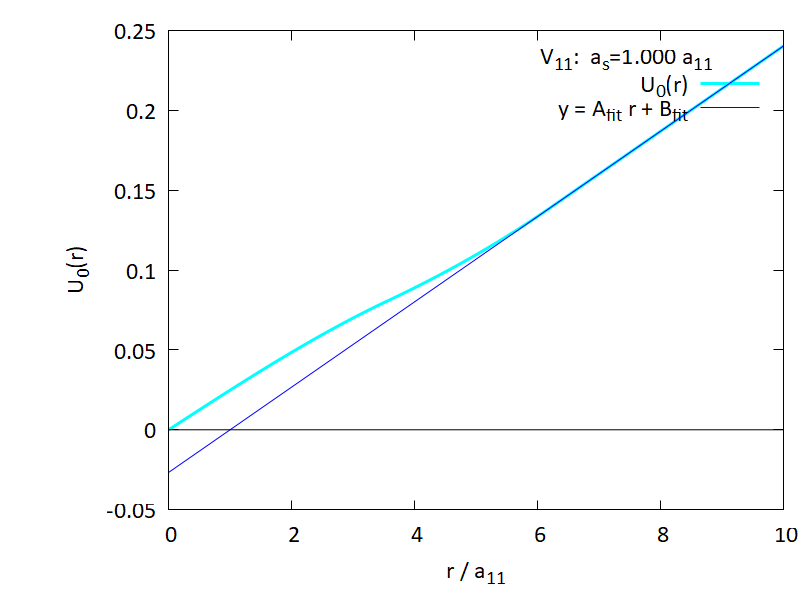

Reproduce this figure in gnuplot.
unset multiplot

reset
set encoding iso_8859_1
set term pngcairo enhanced font "Calibri,18" size 800,600
set output      'B56.337G_11_fit_10.png'
set fit logfile 'B56.337G_11_fit_10.log'

set offsets 0, 0, 0, 0
set bmargin 0.
set lmargin 2.
set rmargin 0.
set tmargin 0.

set sample 1000
#unset key

set style line 1  linetype 1 linewidth 3 lc rgb "cyan"
set style line 2  linetype 1 linewidth 1 lc rgb "blue"
set style line 3  linetype 1 linewidth 1 lc rgb "black"
set style line 4  linetype 1 linewidth 1 lc rgb "red"

f(x)=a*x+b

set multiplot
  set origin 0.18,0.15
  set size 0.80,0.80
    set format y
    set format x
    set xlabel "r / a_{11}"
    set ylabel "U_0(r)"

    fit f(x) 'B56.337G_11_fit.tmp' u 1:2 via a, b
    set key title sprintf("V_{11}:  a_s=%.3f a_{11}",-b/a)

    plot [0:10][:] 'B56.337G_11.tmp' u 1:($2) w l ls 1 ti 'U_0(r)', f(x) ls 2 ti 'y = A_{fit} r + B_{fit}', 0 ls 3 ti ''

unset multiplot
unset output

reset
set terminal GNUTERM
